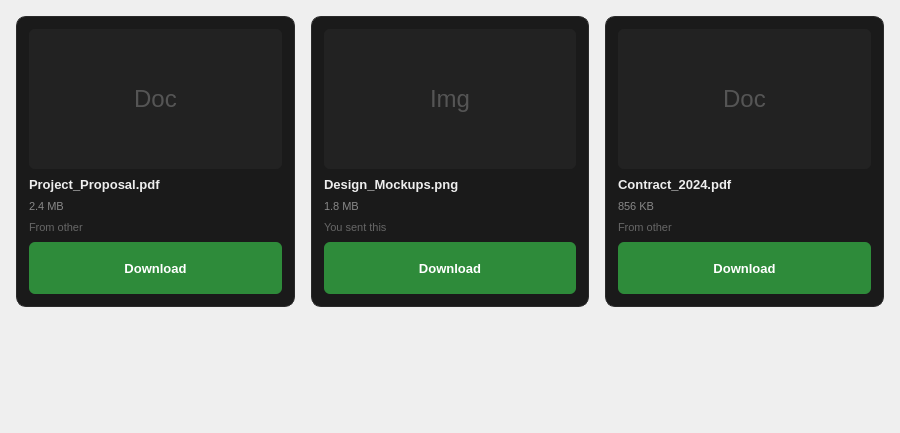
                      <widget class="QWidget" name="filesScrollContents">
                       <property name="geometry">
                        <rect>
                         <x>0</x>
                         <y>0</y>
                         <width>900</width>
                         <height>433</height>
                        </rect>
                       </property>
                       <layout class="QVBoxLayout" name="filesOuterLayout">
                        <property name="spacing">
                         <number>16</number>
                        </property>
                        <property name="leftMargin">
                         <number>16</number>
                        </property>
                        <property name="topMargin">
                         <number>16</number>
                        </property>
                        <property name="rightMargin">
                         <number>16</number>
                        </property>
                        <property name="bottomMargin">
                         <number>16</number>
                        </property>
                        <item>
                         <layout class="QHBoxLayout" name="fileCardsLayout">
                          <property name="spacing">
                           <number>16</number>
                          </property>
                          <item>
                           <widget class="QFrame" name="fileCard1">
                            <property name="sizePolicy">
                             <sizepolicy hsizetype="Expanding" vsizetype="Preferred">
                              <horstretch>0</horstretch>
                              <verstretch>0</verstretch>
                             </sizepolicy>
                            </property>
                            <property name="styleSheet">
                             <string notr="true">QFrame#fileCard1 { background-color: #1a1a1a; border: 1px solid #2a2a2a; border-radius: 10px; }</string>
                            </property>
                            <layout class="QVBoxLayout" name="fileCard1Layout">
                             <property name="spacing">
                              <number>8</number>
                             </property>
                             <property name="leftMargin">
                              <number>12</number>
                             </property>
                             <property name="topMargin">
                              <number>12</number>
                             </property>
                             <property name="rightMargin">
                              <number>12</number>
                             </property>
                             <property name="bottomMargin">
                              <number>12</number>
                             </property>
                             <item>
                              <widget class="QLabel" name="fileThumb1">
                               <property name="styleSheet">
                                <string notr="true">background-color: #222222; color: #555555; font-size: 24px; border-radius: 6px; min-height: 140px;</string>
                               </property>
                               <property name="text">
                                <string>Doc</string>
                               </property>
                               <property name="alignment">
                                <set>Qt::AlignmentFlag::AlignCenter</set>
                               </property>
                              </widget>
                             </item>
                             <item>
                              <widget class="QLabel" name="fileName1">
                               <property name="styleSheet">
                                <string notr="true">color: #eeeeee; font-size: 13px; font-weight: bold;</string>
                               </property>
                               <property name="text">
                                <string>Project_Proposal.pdf</string>
                               </property>
                              </widget>
                             </item>
                             <item>
                              <widget class="QLabel" name="fileSize1">
                               <property name="styleSheet">
                                <string notr="true">color: #888888; font-size: 11px;</string>
                               </property>
                               <property name="text">
                                <string>2.4 MB</string>
                               </property>
                              </widget>
                             </item>
                             <item>
                              <widget class="QLabel" name="fileSender1">
                               <property name="styleSheet">
                                <string notr="true">color: #666666; font-size: 11px;</string>
                               </property>
                               <property name="text">
                                <string>From other</string>
                               </property>
                              </widget>
                             </item>
                             <item>
                              <widget class="QPushButton" name="dlBtn1">
                               <property name="styleSheet">
                                <string notr="true">background-color: #2e8b3a; color: #ffffff; border: none; border-radius: 6px; font-size: 13px; font-weight: bold; padding: 8px; min-height: 36px;</string>
                               </property>
                               <property name="text">
                                <string>Download</string>
                               </property>
                              </widget>
                             </item>
                            </layout>
                           </widget>
                          </item>
                          <item>
                           <widget class="QFrame" name="fileCard2">
                            <property name="sizePolicy">
                             <sizepolicy hsizetype="Expanding" vsizetype="Preferred">
                              <horstretch>0</horstretch>
                              <verstretch>0</verstretch>
                             </sizepolicy>
                            </property>
                            <property name="styleSheet">
                             <string notr="true">QFrame#fileCard2 { background-color: #1a1a1a; border: 1px solid #2a2a2a; border-radius: 10px; }</string>
                            </property>
                            <layout class="QVBoxLayout" name="fileCard2Layout">
                             <property name="spacing">
                              <number>8</number>
                             </property>
                             <property name="leftMargin">
                              <number>12</number>
                             </property>
                             <property name="topMargin">
                              <number>12</number>
                             </property>
                             <property name="rightMargin">
                              <number>12</number>
                             </property>
                             <property name="bottomMargin">
                              <number>12</number>
                             </property>
                             <item>
                              <widget class="QLabel" name="fileThumb2">
                               <property name="styleSheet">
                                <string notr="true">background-color: #222222; color: #555555; font-size: 24px; border-radius: 6px; min-height: 140px;</string>
                               </property>
                               <property name="text">
                                <string>Img</string>
                               </property>
                               <property name="alignment">
                                <set>Qt::AlignmentFlag::AlignCenter</set>
                               </property>
                              </widget>
                             </item>
                             <item>
                              <widget class="QLabel" name="fileName2">
                               <property name="styleSheet">
                                <string notr="true">color: #eeeeee; font-size: 13px; font-weight: bold;</string>
                               </property>
                               <property name="text">
                                <string>Design_Mockups.png</string>
                               </property>
                              </widget>
                             </item>
                             <item>
                              <widget class="QLabel" name="fileSize2">
                               <property name="styleSheet">
                                <string notr="true">color: #888888; font-size: 11px;</string>
                               </property>
                               <property name="text">
                                <string>1.8 MB</string>
                               </property>
                              </widget>
                             </item>
                             <item>
                              <widget class="QLabel" name="fileSender2">
                               <property name="styleSheet">
                                <string notr="true">color: #666666; font-size: 11px;</string>
                               </property>
                               <property name="text">
                                <string>You sent this</string>
                               </property>
                              </widget>
                             </item>
                             <item>
                              <widget class="QPushButton" name="dlBtn2">
                               <property name="styleSheet">
                                <string notr="true">background-color: #2e8b3a; color: #ffffff; border: none; border-radius: 6px; font-size: 13px; font-weight: bold; padding: 8px; min-height: 36px;</string>
                               </property>
                               <property name="text">
                                <string>Download</string>
                               </property>
                              </widget>
                             </item>
                            </layout>
                           </widget>
                          </item>
                          <item>
                           <widget class="QFrame" name="fileCard3">
                            <property name="sizePolicy">
                             <sizepolicy hsizetype="Expanding" vsizetype="Preferred">
                              <horstretch>0</horstretch>
                              <verstretch>0</verstretch>
                             </sizepolicy>
                            </property>
                            <property name="styleSheet">
                             <string notr="true">QFrame#fileCard3 { background-color: #1a1a1a; border: 1px solid #2a2a2a; border-radius: 10px; }</string>
                            </property>
                            <layout class="QVBoxLayout" name="fileCard3Layout">
                             <property name="spacing">
                              <number>8</number>
                             </property>
                             <property name="leftMargin">
                              <number>12</number>
                             </property>
                             <property name="topMargin">
                              <number>12</number>
                             </property>
                             <property name="rightMargin">
                              <number>12</number>
                             </property>
                             <property name="bottomMargin">
                              <number>12</number>
                             </property>
                             <item>
                              <widget class="QLabel" name="fileThumb3">
                               <property name="styleSheet">
                                <string notr="true">background-color: #222222; color: #555555; font-size: 24px; border-radius: 6px; min-height: 140px;</string>
                               </property>
                               <property name="text">
                                <string>Doc</string>
                               </property>
                               <property name="alignment">
                                <set>Qt::AlignmentFlag::AlignCenter</set>
                               </property>
                              </widget>
                             </item>
                             <item>
                              <widget class="QLabel" name="fileName3">
                               <property name="styleSheet">
                                <string notr="true">color: #eeeeee; font-size: 13px; font-weight: bold;</string>
                               </property>
                               <property name="text">
                                <string>Contract_2024.pdf</string>
                               </property>
                              </widget>
                             </item>
                             <item>
                              <widget class="QLabel" name="fileSize3">
                               <property name="styleSheet">
                                <string notr="true">color: #888888; font-size: 11px;</string>
                               </property>
                               <property name="text">
                                <string>856 KB</string>
                               </property>
                              </widget>
                             </item>
                             <item>
                              <widget class="QLabel" name="fileSender3">
                               <property name="styleSheet">
                                <string notr="true">color: #666666; font-size: 11px;</string>
                               </property>
                               <property name="text">
                                <string>From other</string>
                               </property>
                              </widget>
                             </item>
                             <item>
                              <widget class="QPushButton" name="dlBtn3">
                               <property name="styleSheet">
                                <string notr="true">background-color: #2e8b3a; color: #ffffff; border: none; border-radius: 6px; font-size: 13px; font-weight: bold; padding: 8px; min-height: 36px;</string>
                               </property>
                               <property name="text">
                                <string>Download</string>
                               </property>
                              </widget>
                             </item>
                            </layout>
                           </widget>
                          </item>
                         </layout>
                        </item>
                        <item>
                         <spacer name="filesSpacer">
                          <property name="orientation">
                           <enum>Qt::Orientation::Vertical</enum>
                          </property>
                          <property name="sizeType">
                           <enum>QSizePolicy::Policy::Expanding</enum>
                          </property>
                          <property name="sizeHint" stdset="0">
                           <size>
                            <width>20</width>
                            <height>40</height>
                           </size>
                          </property>
                         </spacer>
                        </item>
                       </layout>
                      </widget>
